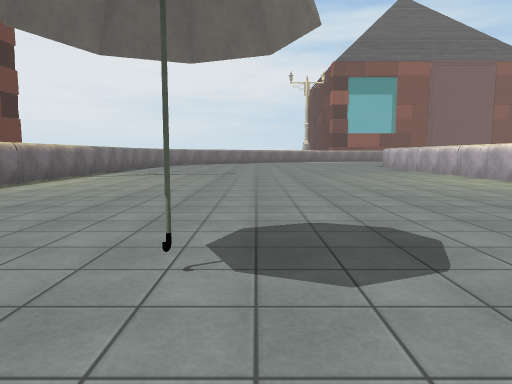
[1] (above)

17 first-person views from a walk through a Unity game level. The camera is 1.3 m above the floor, tilts 6° down and sees 70° across. The floor is counted in squares, 2 m on a side. Each view is taken from the middle of a square. On the plan, view 1 faces up. The plan holds only what a view shows up to about 11 squares ahead; the rest is blank. The place goes on beyond the plan. The player character is not drawn. Some surface patterns are stand-ins.

[2]
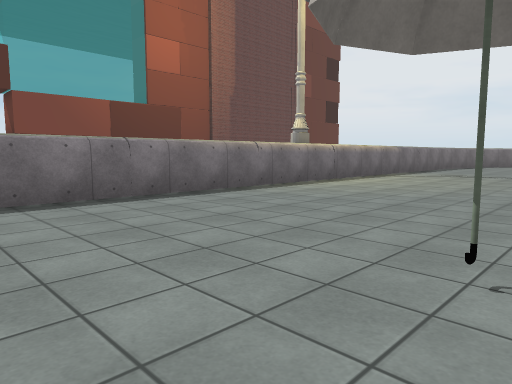

[3]
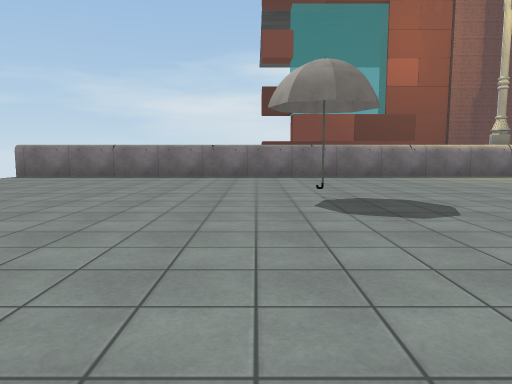

[4]
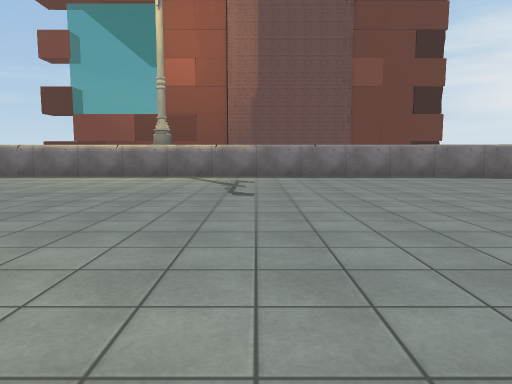

[5]
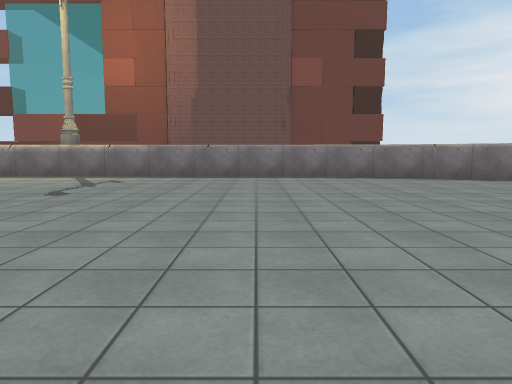

[6]
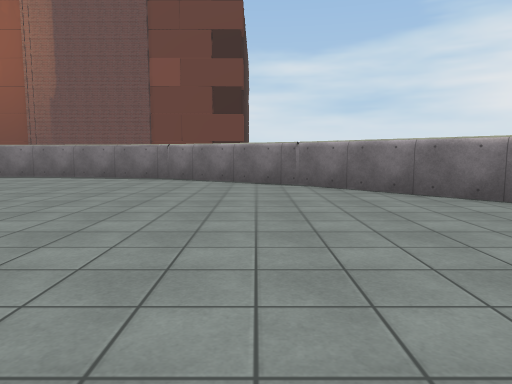

[7]
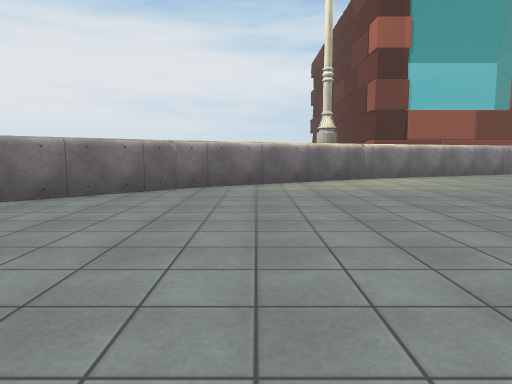

[8]
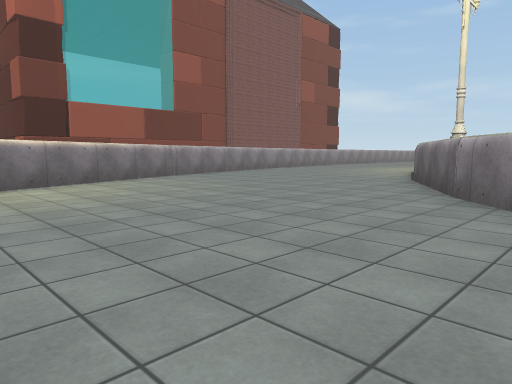

[9]
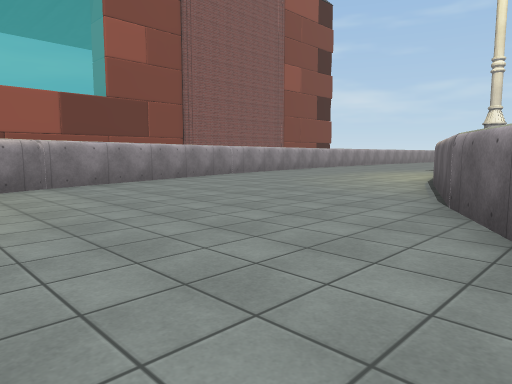

[10]
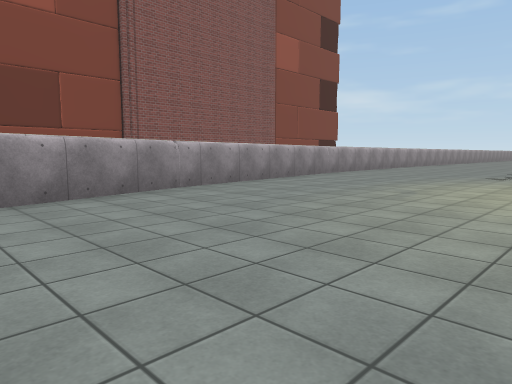

[11]
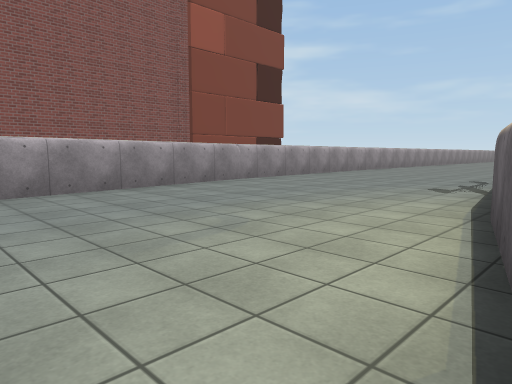

[12]
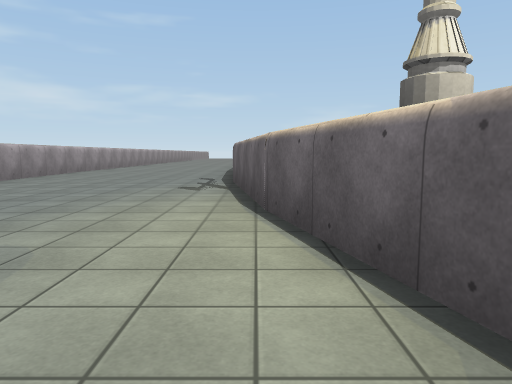

[13]
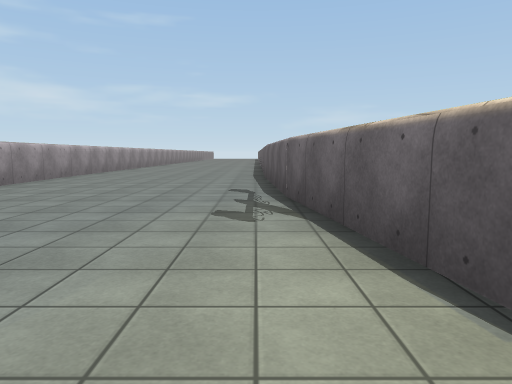

[14]
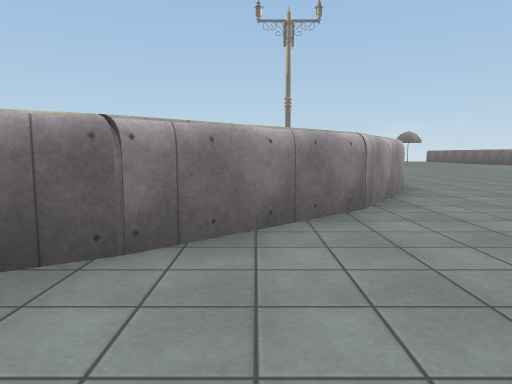

[15]
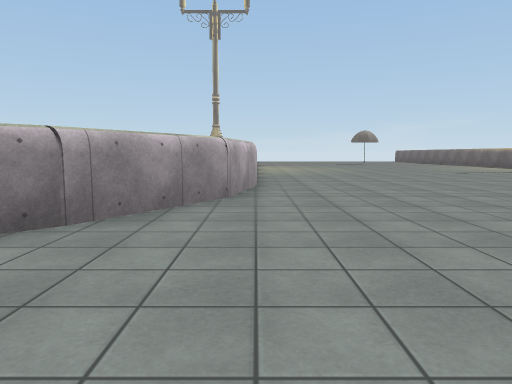

[16]
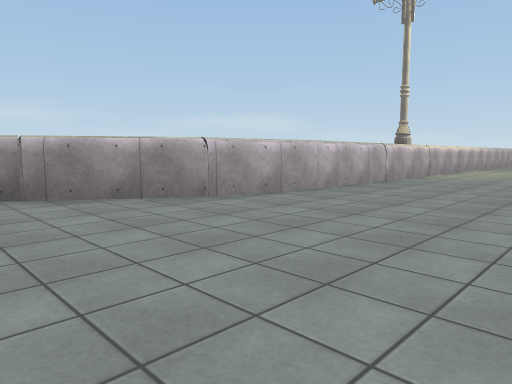

[17]
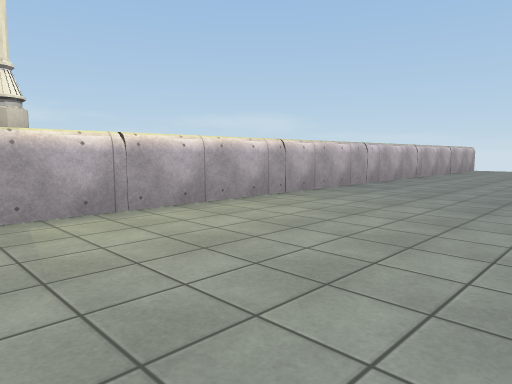

### Floor plan
Points are (right, up) in squares from view 1. A wall is a line through its corners. A room is listed if a view was taken in it or the views show most of it. See-through windows are left out.
Room 1 (views 1, 2, 3, 4, 5, 6, 7, 8, 9, 10, 11, 12, 13, 14, 15, 16, 17)
walls: (6, 16.3) (6.4, 18.6) (7.8, 20.8); (7.7, 20.7) (9.9, 22.8); (9.8, 22.7) (12.8, 24.5); (-5.3, 16.5) (-5.3, -5.8); (-2.6, 22.9) (-4.6, 19.7) (-5.3, 16.4); (12.7, 24.4) (16.2, 25.8); (4.8, 28.4) (0.5, 25.8) (-2.7, 22.8); (10, 30.5) (4.7, 28.3); (17.2, 26.1) (20.3, 26.9); (6, -1.8) (6, 16.5); (20.2, 26.9) (24.6, 27.5) (27.5, 27.7); (16, 32) (9.8, 30.4); (22.4, 33) (15.9, 32); (27.6, 33.2) (22.3, 33)
objects: other object (0, 2)

Where each view was taken, in squares from view 1:
view 1: 0 up, 0 right, facing up
view 2: 0 up, 0 right, facing up-left
view 3: 1 up, 5 right, facing left
view 4: 12 up, 5 right, facing left
view 5: 15 up, 5 right, facing left
view 6: 22 up, 5 right, facing left
view 7: 19 up, 2 right, facing up
view 8: 21 up, 4 right, facing up-right
view 9: 23 up, 8 right, facing up-right
view 10: 26 up, 12 right, facing up-right
view 11: 26 up, 16 right, facing up-right
view 12: 27 up, 16 right, facing right
view 13: 28 up, 19 right, facing right
view 14: 25 up, 9 right, facing down
view 15: 24 up, 6 right, facing down
view 16: 22 up, 2 right, facing down-right
view 17: 10 up, 2 right, facing down-right
